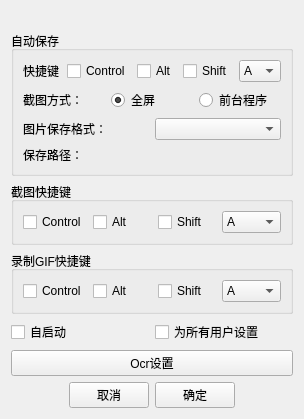
<?xml version="1.0" encoding="UTF-8"?>
<ui version="4.0">
 <class>SettingWidget</class>
 <widget class="QWidget" name="SettingWidget">
  <property name="geometry">
   <rect>
    <x>0</x>
    <y>0</y>
    <width>304</width>
    <height>397</height>
   </rect>
  </property>
  <property name="windowTitle">
   <string>Form</string>
  </property>
  <layout class="QVBoxLayout" name="verticalLayout">
   <item>
    <layout class="QHBoxLayout" name="horizontalLayout_4">
     <item>
      <widget class="QLabel" name="savePath">
       <property name="text">
        <string/>
       </property>
      </widget>
     </item>
    </layout>
   </item>
   <item>
    <widget class="QGroupBox" name="groupBox_2">
     <property name="title">
      <string>自动保存</string>
     </property>
     <layout class="QVBoxLayout" name="verticalLayout_2">
      <item>
       <layout class="QHBoxLayout" name="horizontalLayout_5">
        <item>
         <widget class="QLabel" name="label_2">
          <property name="text">
           <string>快捷键</string>
          </property>
         </widget>
        </item>
        <item>
         <widget class="QCheckBox" name="control1">
          <property name="text">
           <string>Control</string>
          </property>
         </widget>
        </item>
        <item>
         <widget class="QCheckBox" name="alt1">
          <property name="text">
           <string>Alt</string>
          </property>
         </widget>
        </item>
        <item>
         <widget class="QCheckBox" name="shift1">
          <property name="text">
           <string>Shift</string>
          </property>
         </widget>
        </item>
        <item>
         <widget class="QComboBox" name="key1">
          <property name="minimumSize">
           <size>
            <width>40</width>
            <height>0</height>
           </size>
          </property>
          <item>
           <property name="text">
            <string>A</string>
           </property>
          </item>
          <item>
           <property name="text">
            <string>B</string>
           </property>
          </item>
          <item>
           <property name="text">
            <string>C</string>
           </property>
          </item>
          <item>
           <property name="text">
            <string>D</string>
           </property>
          </item>
          <item>
           <property name="text">
            <string>E</string>
           </property>
          </item>
          <item>
           <property name="text">
            <string>F</string>
           </property>
          </item>
          <item>
           <property name="text">
            <string>G</string>
           </property>
          </item>
          <item>
           <property name="text">
            <string>H</string>
           </property>
          </item>
          <item>
           <property name="text">
            <string>I</string>
           </property>
          </item>
          <item>
           <property name="text">
            <string>J</string>
           </property>
          </item>
          <item>
           <property name="text">
            <string>K</string>
           </property>
          </item>
          <item>
           <property name="text">
            <string>L</string>
           </property>
          </item>
          <item>
           <property name="text">
            <string>M</string>
           </property>
          </item>
          <item>
           <property name="text">
            <string>N</string>
           </property>
          </item>
          <item>
           <property name="text">
            <string>O</string>
           </property>
          </item>
          <item>
           <property name="text">
            <string>P</string>
           </property>
          </item>
          <item>
           <property name="text">
            <string>Q</string>
           </property>
          </item>
          <item>
           <property name="text">
            <string>R</string>
           </property>
          </item>
          <item>
           <property name="text">
            <string>S</string>
           </property>
          </item>
          <item>
           <property name="text">
            <string>T</string>
           </property>
          </item>
          <item>
           <property name="text">
            <string>U</string>
           </property>
          </item>
          <item>
           <property name="text">
            <string>V</string>
           </property>
          </item>
          <item>
           <property name="text">
            <string>W</string>
           </property>
          </item>
          <item>
           <property name="text">
            <string>X</string>
           </property>
          </item>
          <item>
           <property name="text">
            <string>Y</string>
           </property>
          </item>
          <item>
           <property name="text">
            <string>Z</string>
           </property>
          </item>
         </widget>
        </item>
       </layout>
      </item>
      <item>
       <layout class="QHBoxLayout" name="horizontalLayout_6">
        <item>
         <widget class="QLabel" name="label">
          <property name="text">
           <string>截图方式：</string>
          </property>
         </widget>
        </item>
        <item>
         <widget class="QRadioButton" name="fullScreen">
          <property name="text">
           <string>全屏</string>
          </property>
          <property name="checked">
           <bool>true</bool>
          </property>
         </widget>
        </item>
        <item>
         <widget class="QRadioButton" name="program">
          <property name="text">
           <string>前台程序</string>
          </property>
         </widget>
        </item>
       </layout>
      </item>
      <item>
       <layout class="QHBoxLayout" name="horizontalLayout_7">
        <item>
         <widget class="QLabel" name="label_3">
          <property name="text">
           <string>图片保存格式：</string>
          </property>
         </widget>
        </item>
        <item>
         <widget class="QComboBox" name="format"/>
        </item>
       </layout>
      </item>
      <item>
       <widget class="QLabel" name="autoSavePath">
        <property name="text">
         <string>保存路径：</string>
        </property>
       </widget>
      </item>
     </layout>
    </widget>
   </item>
   <item>
    <widget class="QGroupBox" name="groupBox">
     <property name="title">
      <string>截图快捷键</string>
     </property>
     <layout class="QHBoxLayout" name="horizontalLayout">
      <item>
       <widget class="QCheckBox" name="control2">
        <property name="text">
         <string>Control</string>
        </property>
       </widget>
      </item>
      <item>
       <widget class="QCheckBox" name="alt2">
        <property name="text">
         <string>Alt</string>
        </property>
       </widget>
      </item>
      <item>
       <widget class="QCheckBox" name="shift2">
        <property name="text">
         <string>Shift</string>
        </property>
       </widget>
      </item>
      <item>
       <widget class="QComboBox" name="key2">
        <item>
         <property name="text">
          <string>A</string>
         </property>
        </item>
        <item>
         <property name="text">
          <string>B</string>
         </property>
        </item>
        <item>
         <property name="text">
          <string>C</string>
         </property>
        </item>
        <item>
         <property name="text">
          <string>D</string>
         </property>
        </item>
        <item>
         <property name="text">
          <string>E</string>
         </property>
        </item>
        <item>
         <property name="text">
          <string>F</string>
         </property>
        </item>
        <item>
         <property name="text">
          <string>G</string>
         </property>
        </item>
        <item>
         <property name="text">
          <string>H</string>
         </property>
        </item>
        <item>
         <property name="text">
          <string>I</string>
         </property>
        </item>
        <item>
         <property name="text">
          <string>J</string>
         </property>
        </item>
        <item>
         <property name="text">
          <string>K</string>
         </property>
        </item>
        <item>
         <property name="text">
          <string>L</string>
         </property>
        </item>
        <item>
         <property name="text">
          <string>M</string>
         </property>
        </item>
        <item>
         <property name="text">
          <string>N</string>
         </property>
        </item>
        <item>
         <property name="text">
          <string>O</string>
         </property>
        </item>
        <item>
         <property name="text">
          <string>P</string>
         </property>
        </item>
        <item>
         <property name="text">
          <string>Q</string>
         </property>
        </item>
        <item>
         <property name="text">
          <string>R</string>
         </property>
        </item>
        <item>
         <property name="text">
          <string>S</string>
         </property>
        </item>
        <item>
         <property name="text">
          <string>T</string>
         </property>
        </item>
        <item>
         <property name="text">
          <string>U</string>
         </property>
        </item>
        <item>
         <property name="text">
          <string>V</string>
         </property>
        </item>
        <item>
         <property name="text">
          <string>W</string>
         </property>
        </item>
        <item>
         <property name="text">
          <string>X</string>
         </property>
        </item>
        <item>
         <property name="text">
          <string>Y</string>
         </property>
        </item>
        <item>
         <property name="text">
          <string>Z</string>
         </property>
        </item>
       </widget>
      </item>
     </layout>
    </widget>
   </item>
   <item>
    <widget class="QGroupBox" name="groupBox_3">
     <property name="title">
      <string>录制GIF快捷键</string>
     </property>
     <layout class="QHBoxLayout" name="horizontalLayout_2">
      <item>
       <widget class="QCheckBox" name="control3">
        <property name="text">
         <string>Control</string>
        </property>
       </widget>
      </item>
      <item>
       <widget class="QCheckBox" name="alt3">
        <property name="text">
         <string>Alt</string>
        </property>
       </widget>
      </item>
      <item>
       <widget class="QCheckBox" name="shift3">
        <property name="text">
         <string>Shift</string>
        </property>
       </widget>
      </item>
      <item>
       <widget class="QComboBox" name="key3">
        <item>
         <property name="text">
          <string>A</string>
         </property>
        </item>
        <item>
         <property name="text">
          <string>B</string>
         </property>
        </item>
        <item>
         <property name="text">
          <string>C</string>
         </property>
        </item>
        <item>
         <property name="text">
          <string>D</string>
         </property>
        </item>
        <item>
         <property name="text">
          <string>E</string>
         </property>
        </item>
        <item>
         <property name="text">
          <string>F</string>
         </property>
        </item>
        <item>
         <property name="text">
          <string>G</string>
         </property>
        </item>
        <item>
         <property name="text">
          <string>H</string>
         </property>
        </item>
        <item>
         <property name="text">
          <string>I</string>
         </property>
        </item>
        <item>
         <property name="text">
          <string>J</string>
         </property>
        </item>
        <item>
         <property name="text">
          <string>K</string>
         </property>
        </item>
        <item>
         <property name="text">
          <string>L</string>
         </property>
        </item>
        <item>
         <property name="text">
          <string>M</string>
         </property>
        </item>
        <item>
         <property name="text">
          <string>N</string>
         </property>
        </item>
        <item>
         <property name="text">
          <string>O</string>
         </property>
        </item>
        <item>
         <property name="text">
          <string>P</string>
         </property>
        </item>
        <item>
         <property name="text">
          <string>Q</string>
         </property>
        </item>
        <item>
         <property name="text">
          <string>R</string>
         </property>
        </item>
        <item>
         <property name="text">
          <string>S</string>
         </property>
        </item>
        <item>
         <property name="text">
          <string>T</string>
         </property>
        </item>
        <item>
         <property name="text">
          <string>U</string>
         </property>
        </item>
        <item>
         <property name="text">
          <string>V</string>
         </property>
        </item>
        <item>
         <property name="text">
          <string>W</string>
         </property>
        </item>
        <item>
         <property name="text">
          <string>X</string>
         </property>
        </item>
        <item>
         <property name="text">
          <string>Y</string>
         </property>
        </item>
        <item>
         <property name="text">
          <string>Z</string>
         </property>
        </item>
       </widget>
      </item>
     </layout>
    </widget>
   </item>
   <item>
    <layout class="QHBoxLayout" name="horizontalLayout_8">
     <item>
      <widget class="QCheckBox" name="self_start">
       <property name="text">
        <string>自启动</string>
       </property>
      </widget>
     </item>
     <item>
      <widget class="QCheckBox" name="all_user">
       <property name="text">
        <string>为所有用户设置</string>
       </property>
      </widget>
     </item>
    </layout>
   </item>
   <item>
    <widget class="QPushButton" name="ocr_setting">
     <property name="text">
      <string>Ocr设置</string>
     </property>
    </widget>
   </item>
   <item>
    <layout class="QHBoxLayout" name="horizontalLayout_3">
     <item>
      <spacer name="horizontalSpacer">
       <property name="orientation">
        <enum>Qt::Horizontal</enum>
       </property>
       <property name="sizeHint" stdset="0">
        <size>
         <width>40</width>
         <height>20</height>
        </size>
       </property>
      </spacer>
     </item>
     <item>
      <widget class="QPushButton" name="cancel">
       <property name="text">
        <string>取消</string>
       </property>
      </widget>
     </item>
     <item>
      <widget class="QPushButton" name="ok">
       <property name="text">
        <string>确定</string>
       </property>
      </widget>
     </item>
     <item>
      <spacer name="horizontalSpacer_2">
       <property name="orientation">
        <enum>Qt::Horizontal</enum>
       </property>
       <property name="sizeHint" stdset="0">
        <size>
         <width>40</width>
         <height>20</height>
        </size>
       </property>
      </spacer>
     </item>
    </layout>
   </item>
  </layout>
 </widget>
 <tabstops>
  <tabstop>control1</tabstop>
  <tabstop>alt1</tabstop>
  <tabstop>shift1</tabstop>
  <tabstop>key1</tabstop>
  <tabstop>control2</tabstop>
  <tabstop>alt2</tabstop>
  <tabstop>shift2</tabstop>
  <tabstop>key2</tabstop>
  <tabstop>cancel</tabstop>
  <tabstop>ok</tabstop>
 </tabstops>
 <resources/>
 <connections/>
</ui>
